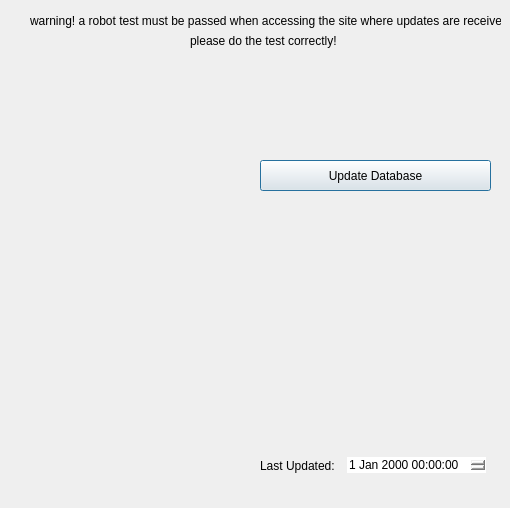
<?xml version="1.0" encoding="UTF-8"?>
<ui version="4.0">
 <class>Dialog</class>
 <widget class="QDialog" name="Dialog">
  <property name="geometry">
   <rect>
    <x>0</x>
    <y>0</y>
    <width>510</width>
    <height>508</height>
   </rect>
  </property>
  <property name="windowTitle">
   <string>Dialog</string>
  </property>
  <property name="styleSheet">
   <string notr="true">QDialog
{
	background-image: url(C:/Users/sevim/Desktop/antivirus/qt/icons/3.webp);
}</string>
  </property>
  <widget class="QPushButton" name="update_pushButton">
   <property name="geometry">
    <rect>
     <x>260</x>
     <y>160</y>
     <width>231</width>
     <height>31</height>
    </rect>
   </property>
   <property name="styleSheet">
    <string notr="true">font: 8pt &quot;8514oem&quot;;</string>
   </property>
   <property name="text">
    <string>Update Database</string>
   </property>
  </widget>
  <widget class="QLabel" name="label">
   <property name="geometry">
    <rect>
     <x>30</x>
     <y>10</y>
     <width>471</width>
     <height>21</height>
    </rect>
   </property>
   <property name="styleSheet">
    <string notr="true">font: 63 7pt &quot;Yu Gothic UI Semibold&quot;;</string>
   </property>
   <property name="text">
    <string>warning! a robot test must be passed when accessing the site where updates are received.</string>
   </property>
  </widget>
  <widget class="QLabel" name="label_2">
   <property name="geometry">
    <rect>
     <x>190</x>
     <y>30</y>
     <width>531</width>
     <height>21</height>
    </rect>
   </property>
   <property name="styleSheet">
    <string notr="true">font: 63 7pt &quot;Yu Gothic UI Semibold&quot;;</string>
   </property>
   <property name="text">
    <string>please do the test correctly!</string>
   </property>
  </widget>
  <widget class="QWidget" name="layoutWidget">
   <property name="geometry">
    <rect>
     <x>260</x>
     <y>450</y>
     <width>226</width>
     <height>31</height>
    </rect>
   </property>
   <layout class="QHBoxLayout" name="horizontalLayout">
    <item>
     <widget class="QLabel" name="label_3">
      <property name="styleSheet">
       <string notr="true">font: 63 8pt &quot;Yu Gothic UI Semibold&quot;;</string>
      </property>
      <property name="text">
       <string>Last Updated:</string>
      </property>
     </widget>
    </item>
    <item>
     <widget class="QDateTimeEdit" name="update_dateTimeEdit">
      <property name="styleSheet">
       <string notr="true">font: 63 7pt &quot;Yu Gothic UI Semibold&quot;;
border: none;</string>
      </property>
     </widget>
    </item>
   </layout>
  </widget>
 </widget>
 <resources/>
 <connections/>
</ui>
